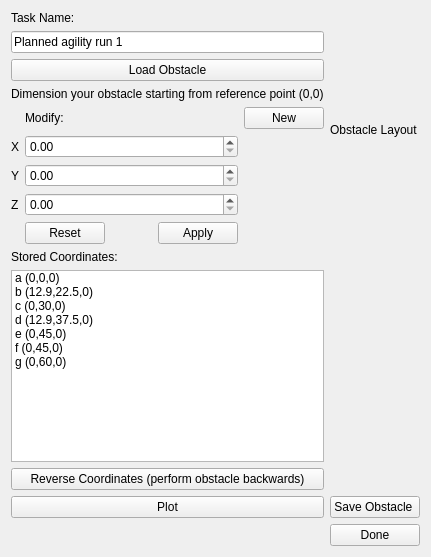
      <widget class="QWidget" name="DimCoursePage">
       <layout class="QGridLayout" name="gridLayout_29">
        <item row="0" column="0">
         <layout class="QVBoxLayout" name="verticalLayout_10">
          <item>
           <widget class="QLabel" name="label_30">
            <property name="text">
             <string>Task Name:</string>
            </property>
           </widget>
          </item>
          <item>
           <widget class="QLineEdit" name="lineEdit1">
            <property name="text">
             <string>Planned agility run 1</string>
            </property>
           </widget>
          </item>
          <item>
           <widget class="QPushButton" name="pushButton_23">
            <property name="text">
             <string>Load Obstacle</string>
            </property>
           </widget>
          </item>
          <item>
           <widget class="QLabel" name="label_33">
            <property name="text">
             <string>Dimension your obstacle starting from reference point (0,0)</string>
            </property>
           </widget>
          </item>
          <item>
           <layout class="QGridLayout" name="gridLayout_27">
            <item row="1" column="0">
             <widget class="QLabel" name="label_34">
              <property name="text">
               <string>X</string>
              </property>
             </widget>
            </item>
            <item row="1" column="1">
             <widget class="QDoubleSpinBox" name="XSpinBox"/>
            </item>
            <item row="2" column="0">
             <widget class="QLabel" name="label_35">
              <property name="text">
               <string>Y</string>
              </property>
             </widget>
            </item>
            <item row="4" column="1">
             <widget class="QDialogButtonBox" name="ResApplyBox">
              <property name="standardButtons">
               <set>QDialogButtonBox::Apply|QDialogButtonBox::Reset</set>
              </property>
             </widget>
            </item>
            <item row="3" column="0">
             <widget class="QLabel" name="label_36">
              <property name="text">
               <string>Z</string>
              </property>
             </widget>
            </item>
            <item row="3" column="1">
             <widget class="QDoubleSpinBox" name="ZSpinBox"/>
            </item>
            <item row="2" column="1">
             <widget class="QDoubleSpinBox" name="YSpinBox"/>
            </item>
            <item row="0" column="2">
             <widget class="QPushButton" name="NewButton">
              <property name="text">
               <string>New</string>
              </property>
             </widget>
            </item>
            <item row="0" column="1">
             <widget class="QLabel" name="label_37">
              <property name="text">
               <string>Modify:</string>
              </property>
             </widget>
            </item>
           </layout>
          </item>
          <item>
           <widget class="QLabel" name="label_38">
            <property name="text">
             <string>Stored Coordinates: </string>
            </property>
           </widget>
          </item>
          <item>
           <widget class="QListWidget" name="listWidget3">
            <item>
             <property name="text">
              <string>a (0,0,0)</string>
             </property>
            </item>
            <item>
             <property name="text">
              <string>b (12.9,22.5,0)</string>
             </property>
            </item>
            <item>
             <property name="text">
              <string>c (0,30,0)</string>
             </property>
            </item>
            <item>
             <property name="text">
              <string>d (12.9,37.5,0)</string>
             </property>
            </item>
            <item>
             <property name="text">
              <string>e (0,45,0)</string>
             </property>
            </item>
            <item>
             <property name="text">
              <string>f (0,45,0)</string>
             </property>
            </item>
            <item>
             <property name="text">
              <string>g (0,60,0)</string>
             </property>
            </item>
           </widget>
          </item>
          <item>
           <widget class="QPushButton" name="RevCoordButton">
            <property name="text">
             <string>Reverse Coordinates (perform obstacle backwards)</string>
            </property>
           </widget>
          </item>
          <item>
           <widget class="QPushButton" name="PlotButton">
            <property name="text">
             <string>Plot</string>
            </property>
           </widget>
          </item>
         </layout>
        </item>
        <item row="0" column="1">
         <layout class="QGridLayout" name="gridLayout_28">
          <item row="2" column="0">
           <layout class="QVBoxLayout" name="verticalLayout_3">
            <item>
             <widget class="QLabel" name="label_10">
              <property name="text">
               <string/>
              </property>
              <property name="pixmap">
               <pixmap>GUIplot.jpg</pixmap>
              </property>
             </widget>
            </item>
           </layout>
          </item>
          <item row="0" column="0">
           <widget class="QLabel" name="label_39">
            <property name="text">
             <string>Obstacle Layout</string>
            </property>
           </widget>
          </item>
          <item row="3" column="0">
           <widget class="QPushButton" name="SaveObstacle">
            <property name="text">
             <string>Save Obstacle </string>
            </property>
           </widget>
          </item>
         </layout>
        </item>
        <item row="1" column="1">
         <widget class="QPushButton" name="DoneButton1">
          <property name="text">
           <string>Done</string>
          </property>
         </widget>
        </item>
       </layout>
      </widget>
